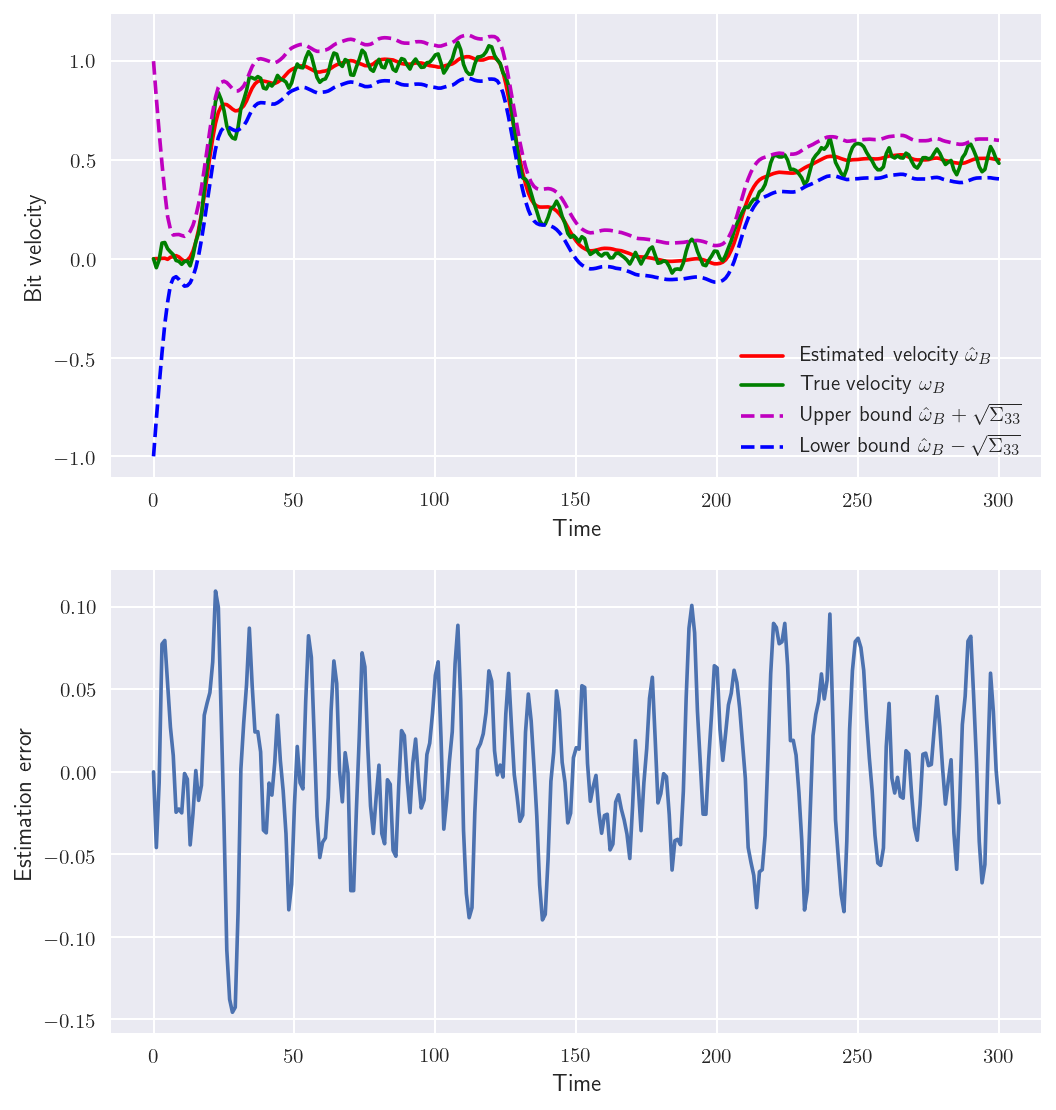

Python code for this plot:
# New nonlinear spring parameters
k1 = 2
k2 = 0.25

# Noise Covariances
W = np.matrix([[0.0006, 0.005, 0.001], [0.02, 0.003, 0.004], [0.004, 0.001, 0.003]])  #You design this one. 
N = 0.02
Sig0 = np.identity(3)

# Initial Condition
x_hat0 = [0, 0, 0]
states0 = np.r_[x_hat0, np.squeeze(np.asarray(Sig0.reshape(9,1)))]

# Ordinary Differential Equation for Kalman Filter
def ode_ekf(z,it):
    
    # Parse States
    theta_hat = z[0]
    omega_T_hat = z[1]
    omega_B_hat = z[2]
    Sig = np.matrix((z[3:]).reshape(3,3))
    
    # Interpolate input signal data
    iTorq = interp(it, t, Torq)
    iy_m = interp(it, t, y_m)
    
    # Compute Jacobians
    F = np.matrix([[0, -1, -1], [(-k1-3*k2*theta_hat**2)/J_T, -b/J_T, 0], [(k1+3*k2*theta_hat**2)/J_T, 0, -b/J_B]])# YOU DERIVE THESE
    H = C# YOU DERIVE THESE
    
    # Compute Kalman Gain
    L = Sig @ H.T / N
    
    # Compute EKF system matrices
    y_hat = omega_T_hat
    
    f = np.matrix([[omega_T_hat - omega_B_hat], [(-k1 * theta_hat - k2 * theta_hat ** 2 - b * omega_T_hat + iTorq) / J_T], [(k1 * theta_hat + k2 * theta_hat ** 2 - b * omega_B_hat) / J_B]])
    x_dot = f + L * (iy_m - omega_T_hat)
                   
    theta_hat_dot = x_dot[0]
    omega_T_hat_dot = x_dot[1]
    omega_B_hat_dot = x_dot[2]
    
    # Riccati Equation
    Sig_dot = Sig @ F.T + F @ Sig + W - Sig @ H.T / N @ H @ Sig
    
    # Concatenate LHS
    z_dot = np.r_[theta_hat_dot, omega_T_hat_dot, omega_B_hat_dot, Sig_dot.reshape(9,1)]
    
    return(np.squeeze(np.asarray(z_dot)))

# Integrate Extended Kalman Filter ODEs
z = odeint(ode_ekf, states0, t)

# Parse States
theta_hat = z[:,0]
omega_T_hat = z[:, 1]
omega_B_hat = z[:, 2]
Sig33 = z[:, -1]

omega_B_tilde = omega_B_true - omega_B_hat
omega_B_hat_upperbound = omega_B_hat + np.sqrt(Sig33)
omega_B_hat_lowerbound = omega_B_hat - np.sqrt(Sig33)

RMSE = np.sqrt(np.mean(np.power(omega_B_tilde,2)))
print('Extended Kalman Filter RMSE: ' + str(RMSE) + ' rad/s')


# Plot Results
plt.figure(num=2, figsize=(8, 9), dpi=150, facecolor='w', edgecolor='k')

plt.subplot(2,1,1)
#   Plot true and estimated bit velocity
#   Plot estimated bit velocity plus/minus one sigma
plt.plot(t, omega_B_hat, 'r', label=r'Estimated velocity $\hat{\omega}_B$')
plt.plot(t, omega_B_true, 'g', label=r'True velocity $\omega_B$')
plt.plot(t, omega_B_hat_upperbound, 'm--', label=r'Upper bound $\hat{\omega}_B+\sqrt{\Sigma_{33}}$')
plt.plot(t, omega_B_hat_lowerbound, 'b--', label=r'Lower bound $\hat{\omega}_B-\sqrt{\Sigma_{33}}$')
plt.legend()
plt.xlabel('Time')
plt.ylabel('Bit velocity')

plt.subplot(2,1,2)
#   Plot error between true and estimated bit velocity
plt.plot(t, omega_B_tilde)
plt.xlabel('Time')
plt.ylabel('Estimation error')

plt.show()
